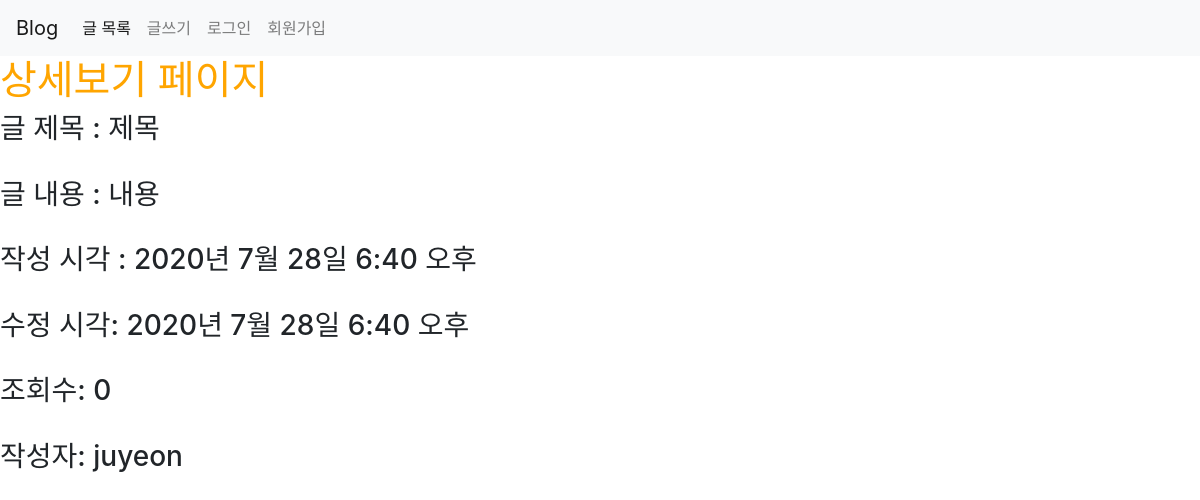
The page /posts/show/4 on the database its author committed.
### posts/models.py (models this page shows)
class Post(models.Model):
    title= models.CharField (max_length=50, null=False)
    content= models.TextField ()
    view_count= models.IntegerField (default=0)
    created_at= models.DateTimeField (auto_now_add= True)
    updated_at= models.DateTimeField (auto_now= True)
    image = models.ImageField(upload_to='images/', null=True)
    user = models.ForeignKey(User, on_delete = models.CASCADE, null=True)

### posts/views.py (the view)
# urls.py: path('show/<int:id>', show, name="show"),
def show(request, id):
    post = Post.objects.get(pk=id)
    return render(request, 'posts/show.html', {'post':post})

### posts/templates/posts/show.html (shortened to what this page needs)
{% extends 'base.html' %}
{% block content %}
{% include 'shared/_navbar.html'%}
<h1>상세보기 페이지</h1>
<h3>글 제목 : {{ post.title }} </h3><br>
<h3>글 내용 : {{ post.content }} </h3><br>
<h3>작성 시각 : {{ post.created_at }} </h3><br>
<h3>수정 시각: {{post.updated_at}}</h3><br>
<h3>조회수: {{post.view_count}}</h3><br>
{%if post.user %}
	<h3> 작성자: {{post.user}}</h3><br>
	{% else %}
	<h3>작성자: 알 수 없음</h3><br>
	{% endif %}
{% endblock %}

### week1/static/css/project.css (style rules this page uses)
h1 { color:orange; }

### rows shown on the page
Post: title "제목", content "내용", created_at "2020년 7월 28일 6:40 오후", updated_at "2020년 7월 28일 6:40 오후", view_count "0", user "juyeon"
